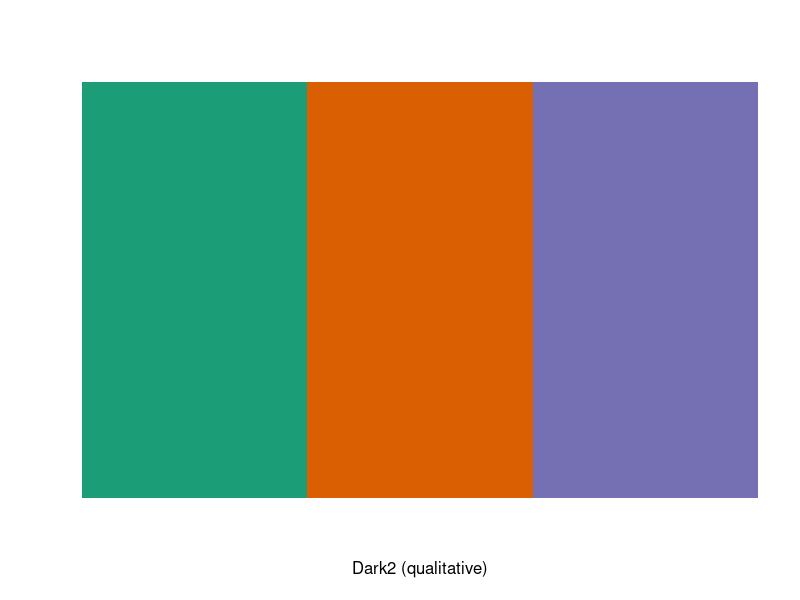
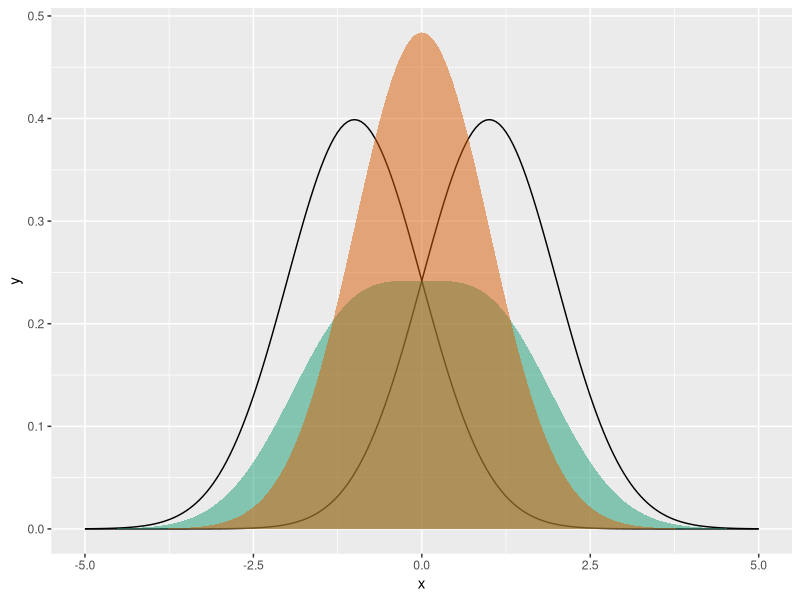

The R source for these figures, in order:
# Reproduce Figure 4 from Melding paper

library(ggplot2)
library(RColorBrewer)

display.brewer.pal(3, "Dark2")
brewer.pal(3, "Dark2")

dlin_pool <- function(x, mean, sd) { # Linear pool two densities, equal weighting
  0.5 * (dnorm(x, mean[1], sd[1]) + dnorm(x, mean[2], sd[2])) 
}

dlog_pool <- function(x, mean, sd) { # Logarithmic pool two densities, equal weighting
  k <- 2
  k * dnorm(x, mean[1], sd[1])^0.5 * dnorm(x, mean[2], sd[2])^0.5
} # Not sure how to calculate normalising constant k

ggplot(data = data.frame(x = c(-5, 5)), aes(x)) +
  stat_function(fun = dnorm, n = 201, args = list(mean = -1, sd = 1)) +
  stat_function(fun = dnorm, n = 201, args = list(mean = 1, sd = 1)) +
  stat_function(fun = dlin_pool, n = 201, args = list(mean = c(-1, 1), sd = c(1, 1)),
                geom = "area", fill = "#1B9E77", alpha = 0.5) +
  stat_function(fun = dlog_pool, n = 201, args = list(mean = c(-1, 1), sd = c(1, 1)),
                geom = "area", fill = "#D95F02", alpha = 0.5)